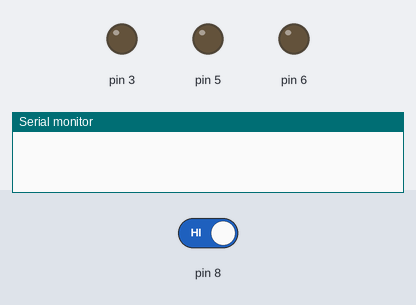
A sketch run on a simulated Arduino Uno, built with avr-gcc and run on an emulated ATmega328P. On the bench: output pins drawn as LEDs (lit = HIGH), the last lines printed to the serial monitor. The inputs (shaded band) are chosen by the test bench; at power-on: pin 8 HIGH.

Above: at 1.2 s.
1.3 s: pin 8 driven LOW
At 12.1 s:
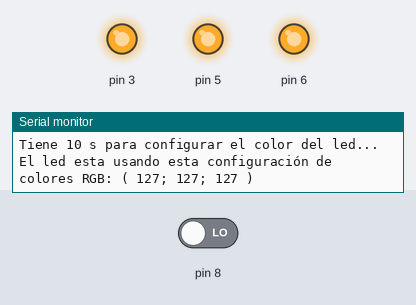
Timing chart, 0 to 12.8 s (numbered marks = the images above; inputs shaded):
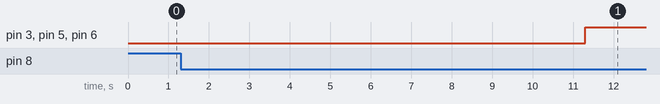

The sketch:

proyecto_tp31.ino
```cpp
#define POT A3
#define POT1 A4
#define POT2 A5
int vr = 0;
int vg = 0;
int vb = 0;
int s = 0;
int r = 0;
int b = 0;
int g = 0;
int estado;

void setup()
{

    pinMode( POT  , INPUT);
    pinMode( POT1 , INPUT);
    pinMode( POT2 , INPUT);
    pinMode( 8    , INPUT);

    pinMode( 3 , OUTPUT );
    pinMode( 5 , OUTPUT );
    pinMode( 6 , OUTPUT );
    Serial.begin(9600);

}

void loop()
{
      estado = digitalRead( 8 );
      if ( estado == LOW )
      {

        Serial.println( "Tiene 10 s para configurar el color del led..." );
        delay(10000);

        vr = analogRead( POT ); //lee el valor que se necesita para el color rojo
        r = map ( vr , 0 , 1023 , 0 , 255 ); //covierte de 0 - 1023 a 0 - 255
        digitalWrite( 3 , r ); //escribe el valor que se necesita para el color rojo en el pin 3

        vg = analogRead( POT1 );
        g = map ( vg , 0 , 1023 , 0 , 255 );
        digitalWrite( 6 , g );

        vb = analogRead( POT2 );
        b = map ( vb , 0 , 1023 , 0 , 255 );
        digitalWrite ( 5 , b );
        Serial.print( "El led esta usando esta configuración de colores RGB: ( ");
        Serial.print( r );
        Serial.print( "; " );
        Serial.print( g );
        Serial.print( "; " );
        Serial.print( b );
        Serial.print( " )\n" );
        delay(2000);
      }

}
```

Measured:
- after the input at 1.3 s, pin 3, pin 5, pin 6: LOW → HIGH after 10.0 s
